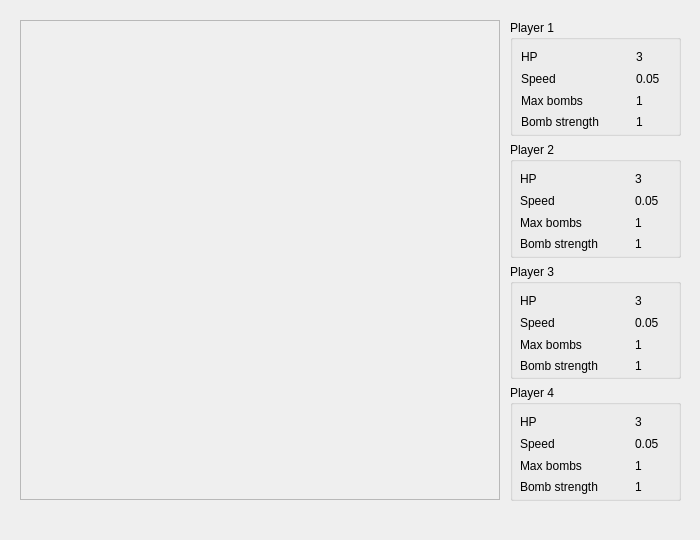
<?xml version="1.0" encoding="UTF-8"?>
<ui version="4.0">
 <class>Game</class>
 <widget class="QFrame" name="Game">
  <property name="geometry">
   <rect>
    <x>0</x>
    <y>0</y>
    <width>700</width>
    <height>540</height>
   </rect>
  </property>
  <property name="minimumSize">
   <size>
    <width>700</width>
    <height>540</height>
   </size>
  </property>
  <property name="windowTitle">
   <string>Bombs online!</string>
  </property>
  <widget class="QWidget" name="verticalLayoutWidget">
   <property name="geometry">
    <rect>
     <x>510</x>
     <y>20</y>
     <width>171</width>
     <height>481</height>
    </rect>
   </property>
   <layout class="QVBoxLayout" name="Players">
    <item>
     <widget class="QGroupBox" name="Player1">
      <property name="title">
       <string>Player 1</string>
      </property>
      <widget class="QWidget" name="horizontalLayoutWidget">
       <property name="geometry">
        <rect>
         <x>11</x>
         <y>29</y>
         <width>151</width>
         <height>81</height>
        </rect>
       </property>
       <layout class="QHBoxLayout" name="p1" stretch="6,2">
        <property name="spacing">
         <number>6</number>
        </property>
        <property name="leftMargin">
         <number>0</number>
        </property>
        <item>
         <layout class="QVBoxLayout" name="verticalLayout">
          <item>
           <widget class="QLabel" name="label_1">
            <property name="text">
             <string>HP </string>
            </property>
           </widget>
          </item>
          <item>
           <widget class="QLabel" name="label_3">
            <property name="text">
             <string>Speed</string>
            </property>
           </widget>
          </item>
          <item>
           <widget class="QLabel" name="label_2">
            <property name="text">
             <string>Max bombs</string>
            </property>
           </widget>
          </item>
          <item>
           <widget class="QLabel" name="label">
            <property name="text">
             <string>Bomb strength</string>
            </property>
           </widget>
          </item>
         </layout>
        </item>
        <item>
         <layout class="QVBoxLayout" name="verticalLayout_2">
          <item>
           <widget class="QLabel" name="HP_1">
            <property name="text">
             <string>3</string>
            </property>
           </widget>
          </item>
          <item>
           <widget class="QLabel" name="Speed_1">
            <property name="text">
             <string>0.05</string>
            </property>
           </widget>
          </item>
          <item>
           <widget class="QLabel" name="MaxBombs_1">
            <property name="text">
             <string>1</string>
            </property>
           </widget>
          </item>
          <item>
           <widget class="QLabel" name="StrengthBombs_1">
            <property name="text">
             <string>1</string>
            </property>
           </widget>
          </item>
         </layout>
        </item>
       </layout>
      </widget>
     </widget>
    </item>
    <item>
     <widget class="QGroupBox" name="Player2">
      <property name="title">
       <string>Player 2</string>
      </property>
      <widget class="QWidget" name="horizontalLayoutWidget_2">
       <property name="geometry">
        <rect>
         <x>10</x>
         <y>29</y>
         <width>151</width>
         <height>81</height>
        </rect>
       </property>
       <layout class="QHBoxLayout" name="p1_2" stretch="6,2">
        <property name="spacing">
         <number>6</number>
        </property>
        <property name="leftMargin">
         <number>0</number>
        </property>
        <item>
         <layout class="QVBoxLayout" name="verticalLayout_3">
          <item>
           <widget class="QLabel" name="label_4">
            <property name="text">
             <string>HP </string>
            </property>
           </widget>
          </item>
          <item>
           <widget class="QLabel" name="label_5">
            <property name="text">
             <string>Speed</string>
            </property>
           </widget>
          </item>
          <item>
           <widget class="QLabel" name="label_6">
            <property name="text">
             <string>Max bombs</string>
            </property>
           </widget>
          </item>
          <item>
           <widget class="QLabel" name="label_7">
            <property name="text">
             <string>Bomb strength</string>
            </property>
           </widget>
          </item>
         </layout>
        </item>
        <item>
         <layout class="QVBoxLayout" name="verticalLayout_4">
          <item>
           <widget class="QLabel" name="HP_2">
            <property name="text">
             <string>3</string>
            </property>
           </widget>
          </item>
          <item>
           <widget class="QLabel" name="Speed_2">
            <property name="text">
             <string>0.05</string>
            </property>
           </widget>
          </item>
          <item>
           <widget class="QLabel" name="MaxBombs_2">
            <property name="text">
             <string>1</string>
            </property>
           </widget>
          </item>
          <item>
           <widget class="QLabel" name="StrengthBombs_2">
            <property name="text">
             <string>1</string>
            </property>
           </widget>
          </item>
         </layout>
        </item>
       </layout>
      </widget>
     </widget>
    </item>
    <item>
     <widget class="QGroupBox" name="Player3">
      <property name="title">
       <string>Player 3</string>
      </property>
      <widget class="QWidget" name="horizontalLayoutWidget_3">
       <property name="geometry">
        <rect>
         <x>10</x>
         <y>29</y>
         <width>151</width>
         <height>81</height>
        </rect>
       </property>
       <layout class="QHBoxLayout" name="p1_3" stretch="6,2">
        <property name="spacing">
         <number>6</number>
        </property>
        <property name="leftMargin">
         <number>0</number>
        </property>
        <item>
         <layout class="QVBoxLayout" name="verticalLayout_5">
          <item>
           <widget class="QLabel" name="label_8">
            <property name="text">
             <string>HP </string>
            </property>
           </widget>
          </item>
          <item>
           <widget class="QLabel" name="label_9">
            <property name="text">
             <string>Speed</string>
            </property>
           </widget>
          </item>
          <item>
           <widget class="QLabel" name="label_10">
            <property name="text">
             <string>Max bombs</string>
            </property>
           </widget>
          </item>
          <item>
           <widget class="QLabel" name="label_11">
            <property name="text">
             <string>Bomb strength</string>
            </property>
           </widget>
          </item>
         </layout>
        </item>
        <item>
         <layout class="QVBoxLayout" name="verticalLayout_6">
          <item>
           <widget class="QLabel" name="HP_3">
            <property name="text">
             <string>3</string>
            </property>
           </widget>
          </item>
          <item>
           <widget class="QLabel" name="Speed_3">
            <property name="text">
             <string>0.05</string>
            </property>
           </widget>
          </item>
          <item>
           <widget class="QLabel" name="MaxBombs_3">
            <property name="text">
             <string>1</string>
            </property>
           </widget>
          </item>
          <item>
           <widget class="QLabel" name="StrengthBombs_3">
            <property name="text">
             <string>1</string>
            </property>
           </widget>
          </item>
         </layout>
        </item>
       </layout>
      </widget>
     </widget>
    </item>
    <item>
     <widget class="QGroupBox" name="Player4">
      <property name="title">
       <string>Player 4</string>
      </property>
      <widget class="QWidget" name="horizontalLayoutWidget_4">
       <property name="geometry">
        <rect>
         <x>10</x>
         <y>29</y>
         <width>151</width>
         <height>81</height>
        </rect>
       </property>
       <layout class="QHBoxLayout" name="p1_4" stretch="6,2">
        <property name="spacing">
         <number>6</number>
        </property>
        <property name="leftMargin">
         <number>0</number>
        </property>
        <item>
         <layout class="QVBoxLayout" name="verticalLayout_7">
          <item>
           <widget class="QLabel" name="label_12">
            <property name="text">
             <string>HP </string>
            </property>
           </widget>
          </item>
          <item>
           <widget class="QLabel" name="label_13">
            <property name="text">
             <string>Speed</string>
            </property>
           </widget>
          </item>
          <item>
           <widget class="QLabel" name="label_14">
            <property name="text">
             <string>Max bombs</string>
            </property>
           </widget>
          </item>
          <item>
           <widget class="QLabel" name="label_15">
            <property name="text">
             <string>Bomb strength</string>
            </property>
           </widget>
          </item>
         </layout>
        </item>
        <item>
         <layout class="QVBoxLayout" name="verticalLayout_8">
          <item>
           <widget class="QLabel" name="HP_4">
            <property name="text">
             <string>3</string>
            </property>
           </widget>
          </item>
          <item>
           <widget class="QLabel" name="Speed_4">
            <property name="text">
             <string>0.05</string>
            </property>
           </widget>
          </item>
          <item>
           <widget class="QLabel" name="MaxBombs_4">
            <property name="text">
             <string>1</string>
            </property>
           </widget>
          </item>
          <item>
           <widget class="QLabel" name="StrengthBombs_4">
            <property name="text">
             <string>1</string>
            </property>
           </widget>
          </item>
         </layout>
        </item>
       </layout>
      </widget>
     </widget>
    </item>
   </layout>
  </widget>
  <widget class="QFrame" name="frame">
   <property name="geometry">
    <rect>
     <x>20</x>
     <y>20</y>
     <width>480</width>
     <height>480</height>
    </rect>
   </property>
   <property name="minimumSize">
    <size>
     <width>480</width>
     <height>480</height>
    </size>
   </property>
   <property name="frameShape">
    <enum>QFrame::StyledPanel</enum>
   </property>
   <property name="frameShadow">
    <enum>QFrame::Raised</enum>
   </property>
  </widget>
 </widget>
 <resources/>
 <connections/>
</ui>
